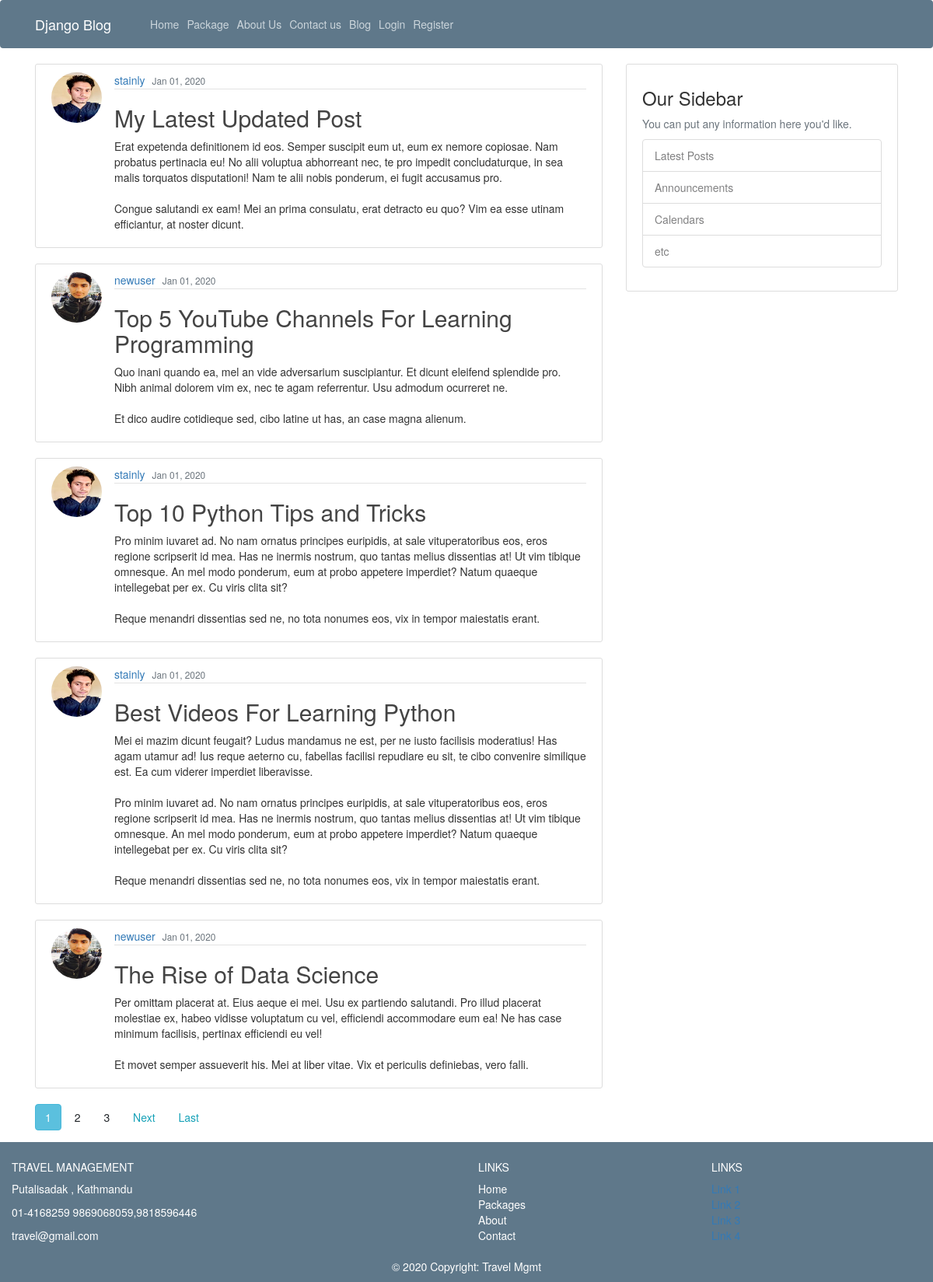
Screenshot of /blog/ with the database file from the repository.
### blog/models.py (models this page shows, shortened)
class Post(models.Model):
    title = models.CharField(max_length = 100)
    content = models.TextField()
    date_posted = models.DateTimeField(default = timezone.now)
    author = models.ForeignKey(User, on_delete=models.CASCADE)

### users/models.py (models this page shows, shortened)
class Profile(models.Model):
    user = models.OneToOneField(User,on_delete=models.CASCADE)
    image = models.ImageField(default='default.jpg', upload_to='profile_pics')

### blog/views.py (the view)
# urls.py: path('blog/',PostListView.as_view(), name='blog-myblog'),
class PostListView(ListView):
    model = Post
    template_name = 'blog/blog.html'
    context_object_name = 'posts'
    ordering = ['-date_posted']
    paginate_by = 5

### blog/templates/blog/blog.html (shortened to what this page needs)
{% extends "blog/base.html" %}
{% block content %}
    {% for post in posts %}
      <article class="media content-section">
        <img class="rounded-circle article-img" src="{{ post.author.profile.image.url }}" alt="">
        <div class="media-body">
          <div class="article-metadata">
            <a class="mr-2" href="{% url 'user-posts' post.author.username %}">{{ post.author }}</a>
            <small class="text-muted">{{post.date_posted|date:"M d, Y"}}
            </small>
          </div>
          <h2><a class="article-title" href="{% url 'post-detail' post.id %}">{{post.title}}</a></h2>
          <p class="article-content">{{post.content}}</p>
        </div>
      </article>
    {% endfor %}
    {% if is_paginated %}
      {% for num in page_obj.paginator.page_range %}
        {% if page_obj.number == num %}
          <a class="btn btn-info mb-4" href="?page={{ num }}">{{num}}</a>
        {% elif num > page_obj.number|add:'-3' and num < page_obj.number|add:'3' %}
          <a class="btn btn-info-outline mb-4" href="?page={{ num }}">{{ num }}</a>
        {% endif %}
      {% endfor %}
      {% if page_obj.has_next %}
        <a class="btn btn-outline-info mb-4" href="?page={{ page_obj.next_page_number }}">Next</a>
        <a class="btn btn-outline-info mb-4" href="?page={{ page_obj.paginator.num_pages }}">Last</a>
      {% endif %}
    {% endif %}
{% endblock content%}

### blog/templates/blog/base.html (shortened to what this page needs)
{% load static %}
<!DOCTYPE html>
<html lang="en" dir="ltr">
  <head>
    <link rel="stylesheet" href="{% static 'blog/bootstrap.min.css' %}">
    <link rel="stylesheet" href="{% static 'blog/main.css' %}">
  <link rel="stylesheet" href="https://maxcdn.bootstrapcdn.com/bootstrap/3.4.1/css/bootstrap.min.css">
  </head>
  <body>
    <header class="site-header">
<nav class="navbar navbar-expand-md navbar-dark bg-steel fixed-top">
  <div class="container">
    <a class="navbar-brand mr-4" href="/">Django Blog</a>
    <div class="collapse navbar-collapse" id="navbarToggle">
      <div class="navbar-nav mr-auto">
        <a class="nav-item nav-link" href="{% url 'blog-home' %}">Home</a>
        <a class="nav-item nav-link" href="{% url 'blog-package' %}">Package</a>
        <a class="nav-item nav-link" href="{% url 'blog-about' %}">About Us</a>
        <a class="nav-item nav-link" href="{% url 'blog-contact' %}">Contact us</a>
        <a class="nav-item nav-link" href="{% url 'blog-myblog' %}">Blog</a>
      </div>
      <div class="navbar-nav">
        {% if user.is_authenticated %}
        <a class="nav-item nav-link" href="{% url 'post-create'%}">New Post</a>
        <a class="nav-item nav-link" href="{% url 'profile' %}">Profile</a>
        <a class="nav-item nav-link" href="{% url 'logout' %}">Logout</a>
        {% else %}
        <a class="nav-item nav-link" href="{% url 'login' %}">Login</a>
        <a class="nav-item nav-link" href="{% url 'register' %}">Register</a>
        {% endif %}
      </div>
    </div>
  </div>
</nav>
</header>
<main role="main" class="container">
<div class="row">
<div class="col-md-8">
{% block content %}{% endblock %}
</div>
<div class="col-md-4">
<div class="content-section">
  <h3>Our Sidebar</h3>
  <p class='text-muted'>You can put any information here you'd like.
    <ul class="list-group">
      <li class="list-group-item list-group-item-light">Latest Posts</li>
      <li class="list-group-item list-group-item-light">Announcements</li>
      <li class="list-group-item list-group-item-light">Calendars</li>
      <li class="list-group-item list-group-item-light">etc</li>
    </ul>
  </p>
</div>
</div>
</div>
</main>
</body>
<footer class="page-footer font-small green pt-4" style="background-color: #5f788a; color: white;">
  <div class="container-fluid text-center text-md-left">
    <div class="row">
      <div class="col-md-6 mt-md-0 mt-3">
        <h5 class="text-uppercase">Travel Management</h5>
        <p>Putalisadak , Kathmandu</p>
        <p>01-4168259 9869068059,9818596446</p>
          <p>travel@gmail.com</p>
      </div>
      <div class="col-md-3 mb-md-0 mb-3">
        <h5 class="text-uppercase">Links</h5>
        <ul class="list-unstyled">
          <li>
            <a href="#!" style="color: white;">Home</a>
          </li>
          <li>
            <a href="#!" style="color: white;">Packages</a>
          </li>
          <li>
            <a href="#!" style="color: white;">About</a>
          </li>
          <li>
            <a href="#!" style="color: white;">Contact</a>
          </li>
        </ul>
      </div>
      <div class="col-md-3 mb-md-0 mb-3">
        <h5 class="text-uppercase">Links</h5>
        <ul class="list-unstyled">
          <li>
            <a href="#!">Link 1</a>
          </li>
          <li>
            <a href="#!">Link 2</a>
          </li>
          <li>
            <a href="#!">Link 3</a>
          </li>
          <li>
            <a href="#!">Link 4</a>
          </li>
        </ul>
      </div>
    </div>
  </div>
  <div class="footer-copyright text-center py-3">© 2020 Copyright:
    <a href="..." style="color:white;">Travel Mgmt </a>
  </div>
</footer>
</html>

### blog/static/blog/main.css (style rules this page uses)
body { background: #fafafa; color: #333333; margin-top: 5rem; }
h1, h2, h3, h4, h5, h6 { color: #444444; }
ul { margin: 0; }
.bg-steel { background-color: #5f788a; }
.site-header .navbar-nav .nav-link { color: #cbd5db; }
.content-section { background: #ffffff; padding: 10px 20px; border: 1px solid #dddddd; border-radius: 3px; margin-bottom: 20px; }
.article-title { color: #444444; }
.article-content { white-space: pre-line; }
.article-img { height: 65px; width: 65px; margin-right: 16px; }
.article-metadata { padding-bottom: 1px; margin-bottom: 4px; border-bottom: 1px solid #e3e3e3 }

### rows the page displays
Post: author.profile.image (placeholder picture), author "stainly", date_posted "Jan 01, 2020", title "My Latest Updated Post", content "Erat expetenda definitionem id eos. Semper suscipit eum ut, eum ex nemore copiosae. Nam probatus pertinacia eu! No alii voluptua abhorreant nec, te pro impedit concludaturque, in sea malis torquatos disputationi! Nam te alii nobis ponderum, ei fugit accusamus pro. Congue salutandi ex eam! Mei an prima consulatu, erat detracto eu quo? Vim ea esse utinam efficiantur, at noster dicunt."
Post: author.profile.image (picture), author "newuser", date_posted "Jan 01, 2020", title "Top 5 YouTube Channels For Learning Programming", content "Quo inani quando ea, mel an vide adversarium suscipiantur. Et dicunt eleifend splendide pro. Nibh animal dolorem vim ex, nec te agam referrentur. Usu admodum ocurreret ne. Et dico audire cotidieque sed, cibo latine ut has, an case magna alienum."
Post: author.profile.image (placeholder picture), author "stainly", date_posted "Jan 01, 2020", title "Top 10 Python Tips and Tricks", content "Pro minim iuvaret ad. No nam ornatus principes euripidis, at sale vituperatoribus eos, eros regione scripserit id mea. Has ne inermis nostrum, quo tantas melius dissentias at! Ut vim tibique omnesque. An mel modo ponderum, eum at probo appetere imperdiet? Natum quaeque intellegebat per ex. Cu viris clita sit? Reque menandri dissentias sed ne, no tota nonumes eos, vix in tempor maiestatis erant."
Post: author.profile.image (placeholder picture), author "stainly", date_posted "Jan 01, 2020", title "Best Videos For Learning Python", content "Mei ei mazim dicunt feugait? Ludus mandamus ne est, per ne iusto facilisis moderatius! Has agam utamur ad! Ius reque aeterno cu, fabellas facilisi repudiare eu sit, te cibo convenire similique est. Ea cum viderer imperdiet liberavisse. Pro minim iuvaret ad. No nam ornatus principes euripidis, at sale vituperatoribus eos, eros regione scripserit id mea. Has ne inermis nostrum, quo tantas melius dissentias at! Ut vim tibique omnesque. An mel modo ponderum, eum at probo appetere imperdiet? Natum quaeque intellegebat per ex. Cu viris clita sit? Reque menandri dissentias sed ne, no tota nonumes eos, vix in tempor maiestatis erant."
Post: author.profile.image (picture), author "newuser", date_posted "Jan 01, 2020", title "The Rise of Data Science", content "Per omittam placerat at. Eius aeque ei mei. Usu ex partiendo salutandi. Pro illud placerat molestiae ex, habeo vidisse voluptatum cu vel, efficiendi accommodare eum ea! Ne has case minimum facilisis, pertinax efficiendi eu vel! Et movet semper assueverit his. Mei at liber vitae. Vix et periculis definiebas, vero falli."

### other values shown
{{ num }} "1"
{{ num }} "2" "3"
